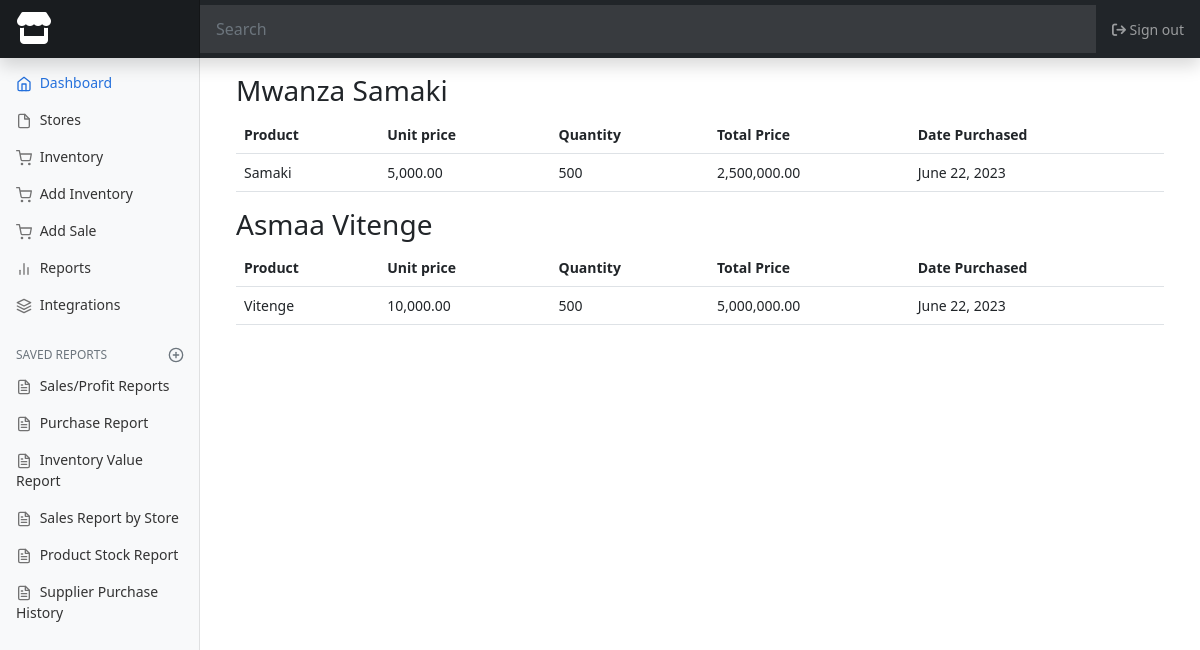
/supplier-purchase/, run on the app's committed database.
### inventory/models.py (models this page shows, shortened)
class Supplier(models.Model):
    name = models.CharField(max_length=100)
    address = models.CharField(max_length=200)

class Purchase(models.Model):
    store = models.ForeignKey(Store, on_delete=models.CASCADE)
    product = models.ForeignKey(Product, on_delete=models.CASCADE)
    supplier = models.ForeignKey(Supplier, on_delete=models.CASCADE)
    quantity = models.PositiveIntegerField()
    unit_price = models.DecimalField(max_digits=8, decimal_places=2)
    purchase_date = models.DateField(auto_now_add=True)
    def get_total_price(self):
        return self.quantity * self.unit_price

class Product(models.Model):
    name = models.CharField(max_length=100)
    price = models.DecimalField(max_digits=8, decimal_places=2)
    stores = models.ManyToManyField(Store, through='Stock')

### inventory/views.py (the view)
# urls.py: path('supplier-purchase/', views.supplier_purchase_history, name='supplier-purchase'),
def supplier_purchase_history(request):
    suppliers = Supplier.objects.all()
    purchase_history = []
    for supplier in suppliers:
        purchases = Purchase.objects.filter(supplier=supplier)
        purchase_history.append({
            'supplier': supplier,
            'purchases': purchases
        })
    return render(request, 'inventory/supplier_purchase_history.html', {'purchase_history': purchase_history})

### templates/inventory/supplier_purchase_history.html
{% extends 'base.html' %}
{% load humanize %}
{% block content %}
<div class="container">
    <div class="row">
{% for item in purchase_history %}
    <h3>{{ item.supplier.name }}</h3>
    <div class="table-responsive">
    <table class="table">
        <tr>
            <th>Product</th>
            <th>Unit price</th>
            <th>Quantity</th>
            <th>Total Price</th>
            <th>Date Purchased</th>
        </tr>
        <tr>
    {% for purchase in item.purchases %}
            <td>{{ purchase.product.name }}</td>
            <td>{{purchase.unit_price|intcomma}}</td>
            <td>{{purchase.quantity}}</td>
            <td>{{purchase.get_total_price|intcomma}}</td>
            <td>{{ purchase.purchase_date }}</td>
    {% endfor %}
        </tr>
    </table>
    </div>
{% endfor %}
</div>
</div>
{% endblock %}

### templates/base.html (shortened to what this page needs)
{% load static %}
<!doctype html>
<html lang="en">
  <head>
    <link href="https://cdn.jsdelivr.net/npm/bootstrap@5.2.3/dist/css/bootstrap.min.css" rel="stylesheet">
    <link rel="stylesheet" href="https://cdnjs.cloudflare.com/ajax/libs/font-awesome/6.4.0/css/all.min.css" />
    <link href="{% static 'css/dashboard.css' %}" rel="stylesheet">
  </head>
  <body>
<header class="navbar navbar-dark sticky-top bg-dark flex-md-nowrap p-0 shadow">
  <a class="navbar-brand col-md-3 col-lg-2 me-0 px-3 fs-6" href="/">
    <i class="fa-sharp fa-solid fa-store fa-2x"></i>
  </a>
  <input class="form-control form-control-dark w-100 rounded-0 border-0" type="text" placeholder="Search" aria-label="Search">
  <div class="navbar-nav">
    <div class="nav-item text-nowrap">
      <a class="nav-link px-3" href="{% url 'logout' %}">
        <i class="fa-solid fa-arrow-right-from-bracket"></i>
        Sign out</a>
    </div>
  </div>
</header>
<div class="container-fluid">
  <div class="row">
    <nav id="sidebarMenu" class="col-md-3 col-lg-2 d-md-block bg-light sidebar collapse">
      <div class="position-sticky pt-3 sidebar-sticky">
        <ul class="nav flex-column">
          <li class="nav-item">
            <a class="nav-link active" aria-current="page" href="/">
              <span data-feather="home" class="align-text-bottom"></span>
              Dashboard
            </a>
          </li>
          <li class="nav-item">
            <a class="nav-link" href="{% url 'store_list' %}">
              <span data-feather="file" class="align-text-bottom"></span>
              Stores
            </a>
          </li>
          <li class="nav-item">
            <a class="nav-link" href="{% url 'products' %}">
              <span data-feather="shopping-cart" class="align-text-bottom"></span>
              Inventory
            </a>
          </li>
          <li class="nav-item">
            <a class="nav-link" href="{% url 'add_purchased_product' %}">
              <span data-feather="shopping-cart" class="align-text-bottom"></span>
              Add Inventory
            </a>
          </li>
          <li class="nav-item">
            <a class="nav-link" href="{% url 'add_sold_product' %}">
              <span data-feather="shopping-cart" class="align-text-bottom"></span>
              Add Sale
            </a>
          </li>
          <li class="nav-item">
            <a class="nav-link" href="{% url 'store_list' %}">
              <span data-feather="bar-chart-2" class="align-text-bottom"></span>
              Reports
            </a>
          </li>
          <li class="nav-item">
            <a class="nav-link" href="#">
              <span data-feather="layers" class="align-text-bottom"></span>
              Integrations
            </a>
          </li>
        </ul>
        <h6 class="sidebar-heading d-flex justify-content-between align-items-center px-3 mt-4 mb-1 text-muted text-uppercase">
          <span>Saved reports</span>
          <a class="link-secondary" href="#" aria-label="Add a new report">
            <span data-feather="plus-circle" class="align-text-bottom"></span>
          </a>
        </h6>
        <ul class="nav flex-column mb-2">
          <li class="nav-item">
            <a class="nav-link" href="{% url 'sales_reports' %}">
              <span data-feather="file-text" class="align-text-bottom"></span>
              Sales/Profit Reports
            </a>
          </li>
          <li class="nav-item">
            <a class="nav-link" href="{% url 'summary' %}">
              <span data-feather="file-text" class="align-text-bottom"></span>
              Purchase Report
            </a>
          </li>
          <li class="nav-item">
            <a class="nav-link" href="{% url 'inventory_value' %}">
              <span data-feather="file-text" class="align-text-bottom"></span>
              Inventory Value Report
            </a>
          </li>
          <li class="nav-item">
            <a class="nav-link" href="{% url 'sales_report_by_store' %}">
              <span data-feather="file-text" class="align-text-bottom"></span>
              Sales Report by Store
            </a>
          </li>
          <li class="nav-item">
            <a class="nav-link" href="{% url 'stock_report' %}">
              <span data-feather="file-text" class="align-text-bottom"></span>
              Product Stock Report
            </a>
          </li>
          <li class="nav-item">
            <a class="nav-link" href="{% url 'supplier-purchase' %}">
              <span data-feather="file-text" class="align-text-bottom"></span>
              Supplier Purchase History
            </a>
          </li>
        </ul>
      </div>
    </nav>
    <main class="col-md-9 ms-sm-auto col-lg-10 px-md-4">
        <div class="d-flex justify-content-between flex-wrap flex-md-nowrap align-items-center pt-3 pb-2 mb-3">
            {% block content %}{% endblock %}
        </div>
    </main>
  </div>
</div>
  </body>
</html>

### static/css/dashboard.css (style rules this page uses)
body { font-size: .875rem; background-color: rgb(255, 255, 255); }
.feather { width: 16px; height: 16px; }
.sidebar { position: fixed; top: 0; bottom: 0; left: 0; z-index: 100; padding: 48px 0 0; box-shadow: inset -1px 0 0 rgba(0, 0, 0, .1); }
.sidebar-sticky { height: calc(100vh - 48px); overflow-x: hidden; overflow-y: auto; }
.sidebar .nav-link { font-weight: 500; color: #333; }
.sidebar .nav-link .feather { margin-right: 4px; color: #727272; }
.sidebar .nav-link.active { color: #2470dc; }
.sidebar .nav-link:hover .feather, .sidebar .nav-link.active .feather { color: inherit; }
.sidebar-heading { font-size: .75rem; }
.navbar-brand { padding-top: .75rem; padding-bottom: .75rem; background-color: rgba(0, 0, 0, .25); box-shadow: inset -1px 0 0 rgba(0, 0, 0, .25); }
.navbar .form-control { padding: .75rem 1rem; }
.form-control-dark { color: #fff; background-color: rgba(255, 255, 255, .1); border-color: rgba(255, 255, 255, .1); }

### data on the page
Supplier: supplier.name "Mwanza Samaki"
Purchase: product.name "Samaki", unit_price "5,000.00", quantity "500", get_total_price "2,500,000.00", purchase_date "June 22, 2023"
Supplier: supplier.name "Asmaa Vitenge"
Purchase: product.name "Vitenge", unit_price "10,000.00", quantity "500", get_total_price "5,000,000.00", purchase_date "June 22, 2023"
